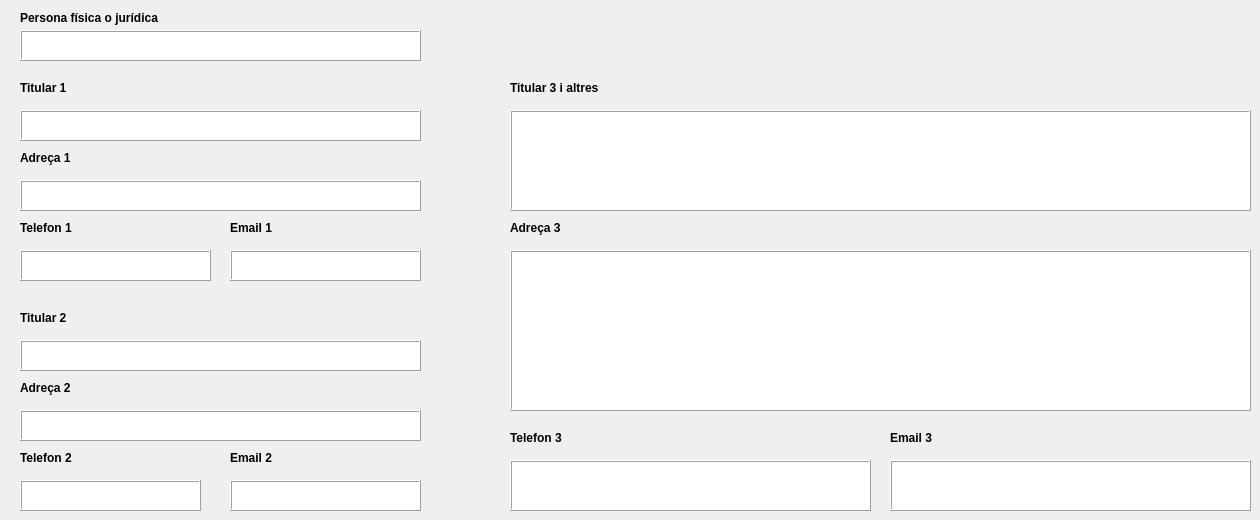
           <widget class="QWidget" name="tab">
            <attribute name="title">
             <string>DADES TITULARS</string>
            </attribute>
            <widget class="QLabel" name="label_26">
             <property name="geometry">
              <rect>
               <x>20</x>
               <y>10</y>
               <width>151</width>
               <height>16</height>
              </rect>
             </property>
             <property name="font">
              <font>
               <weight>75</weight>
               <bold>true</bold>
              </font>
             </property>
             <property name="text">
              <string>Persona física o jurídica</string>
             </property>
            </widget>
            <widget class="QTextEdit" name="pers_fis_jurid">
             <property name="geometry">
              <rect>
               <x>20</x>
               <y>30</y>
               <width>401</width>
               <height>31</height>
              </rect>
             </property>
             <property name="frameShape">
              <enum>QFrame::Box</enum>
             </property>
             <property name="frameShadow">
              <enum>QFrame::Raised</enum>
             </property>
            </widget>
            <widget class="QTextEdit" name="adresa_2">
             <property name="geometry">
              <rect>
               <x>20</x>
               <y>410</y>
               <width>401</width>
               <height>31</height>
              </rect>
             </property>
             <property name="frameShape">
              <enum>QFrame::Box</enum>
             </property>
             <property name="frameShadow">
              <enum>QFrame::Raised</enum>
             </property>
            </widget>
            <widget class="QTextEdit" name="tel_2">
             <property name="geometry">
              <rect>
               <x>20</x>
               <y>480</y>
               <width>181</width>
               <height>31</height>
              </rect>
             </property>
             <property name="frameShape">
              <enum>QFrame::Box</enum>
             </property>
             <property name="frameShadow">
              <enum>QFrame::Raised</enum>
             </property>
            </widget>
            <widget class="QLabel" name="label_4">
             <property name="geometry">
              <rect>
               <x>20</x>
               <y>310</y>
               <width>111</width>
               <height>16</height>
              </rect>
             </property>
             <property name="font">
              <font>
               <weight>75</weight>
               <bold>true</bold>
              </font>
             </property>
             <property name="text">
              <string>Titular 2</string>
             </property>
            </widget>
            <widget class="QLabel" name="label_21">
             <property name="geometry">
              <rect>
               <x>20</x>
               <y>450</y>
               <width>111</width>
               <height>16</height>
              </rect>
             </property>
             <property name="font">
              <font>
               <weight>75</weight>
               <bold>true</bold>
              </font>
             </property>
             <property name="text">
              <string>Telefon 2</string>
             </property>
            </widget>
            <widget class="QTextEdit" name="email_1">
             <property name="geometry">
              <rect>
               <x>230</x>
               <y>250</y>
               <width>191</width>
               <height>31</height>
              </rect>
             </property>
             <property name="frameShape">
              <enum>QFrame::Box</enum>
             </property>
             <property name="frameShadow">
              <enum>QFrame::Raised</enum>
             </property>
            </widget>
            <widget class="QLabel" name="label_2">
             <property name="geometry">
              <rect>
               <x>20</x>
               <y>80</y>
               <width>111</width>
               <height>16</height>
              </rect>
             </property>
             <property name="font">
              <font>
               <weight>75</weight>
               <bold>true</bold>
              </font>
             </property>
             <property name="autoFillBackground">
              <bool>false</bool>
             </property>
             <property name="text">
              <string>Titular 1</string>
             </property>
            </widget>
            <widget class="QTextEdit" name="adresa_1">
             <property name="geometry">
              <rect>
               <x>20</x>
               <y>180</y>
               <width>401</width>
               <height>31</height>
              </rect>
             </property>
             <property name="frameShape">
              <enum>QFrame::Box</enum>
             </property>
             <property name="frameShadow">
              <enum>QFrame::Raised</enum>
             </property>
            </widget>
            <widget class="QTextEdit" name="email_3">
             <property name="geometry">
              <rect>
               <x>890</x>
               <y>460</y>
               <width>361</width>
               <height>51</height>
              </rect>
             </property>
             <property name="frameShape">
              <enum>QFrame::Box</enum>
             </property>
             <property name="frameShadow">
              <enum>QFrame::Raised</enum>
             </property>
            </widget>
            <widget class="QTextEdit" name="adresa_3">
             <property name="geometry">
              <rect>
               <x>510</x>
               <y>250</y>
               <width>741</width>
               <height>161</height>
              </rect>
             </property>
             <property name="frameShape">
              <enum>QFrame::Box</enum>
             </property>
             <property name="frameShadow">
              <enum>QFrame::Raised</enum>
             </property>
            </widget>
            <widget class="QTextEdit" name="tel_1">
             <property name="geometry">
              <rect>
               <x>20</x>
               <y>250</y>
               <width>191</width>
               <height>31</height>
              </rect>
             </property>
             <property name="frameShape">
              <enum>QFrame::Box</enum>
             </property>
             <property name="frameShadow">
              <enum>QFrame::Raised</enum>
             </property>
            </widget>
            <widget class="QTextEdit" name="titular_3">
             <property name="geometry">
              <rect>
               <x>510</x>
               <y>110</y>
               <width>741</width>
               <height>101</height>
              </rect>
             </property>
             <property name="frameShape">
              <enum>QFrame::Box</enum>
             </property>
             <property name="frameShadow">
              <enum>QFrame::Raised</enum>
             </property>
            </widget>
            <widget class="QLabel" name="label_8">
             <property name="geometry">
              <rect>
               <x>20</x>
               <y>380</y>
               <width>111</width>
               <height>16</height>
              </rect>
             </property>
             <property name="font">
              <font>
               <weight>75</weight>
               <bold>true</bold>
              </font>
             </property>
             <property name="text">
              <string>Adreça 2</string>
             </property>
            </widget>
            <widget class="QTextEdit" name="email_2">
             <property name="geometry">
              <rect>
               <x>230</x>
               <y>480</y>
               <width>191</width>
               <height>31</height>
              </rect>
             </property>
             <property name="frameShape">
              <enum>QFrame::Box</enum>
             </property>
             <property name="frameShadow">
              <enum>QFrame::Raised</enum>
             </property>
            </widget>
            <widget class="QLabel" name="label_66">
             <property name="geometry">
              <rect>
               <x>890</x>
               <y>430</y>
               <width>111</width>
               <height>16</height>
              </rect>
             </property>
             <property name="font">
              <font>
               <weight>75</weight>
               <bold>true</bold>
              </font>
             </property>
             <property name="text">
              <string>Email 3</string>
             </property>
            </widget>
            <widget class="QTextEdit" name="titular_1">
             <property name="geometry">
              <rect>
               <x>20</x>
               <y>110</y>
               <width>401</width>
               <height>31</height>
              </rect>
             </property>
             <property name="frameShape">
              <enum>QFrame::Box</enum>
             </property>
             <property name="frameShadow">
              <enum>QFrame::Raised</enum>
             </property>
            </widget>
            <widget class="QLabel" name="label_7">
             <property name="geometry">
              <rect>
               <x>510</x>
               <y>220</y>
               <width>111</width>
               <height>16</height>
              </rect>
             </property>
             <property name="font">
              <font>
               <weight>75</weight>
               <bold>true</bold>
              </font>
             </property>
             <property name="text">
              <string>Adreça 3</string>
             </property>
            </widget>
            <widget class="QLabel" name="label_20">
             <property name="geometry">
              <rect>
               <x>20</x>
               <y>220</y>
               <width>111</width>
               <height>16</height>
              </rect>
             </property>
             <property name="font">
              <font>
               <weight>75</weight>
               <bold>true</bold>
              </font>
             </property>
             <property name="text">
              <string>Telefon 1</string>
             </property>
            </widget>
            <widget class="QLabel" name="label_5">
             <property name="geometry">
              <rect>
               <x>510</x>
               <y>80</y>
               <width>111</width>
               <height>16</height>
              </rect>
             </property>
             <property name="font">
              <font>
               <weight>75</weight>
               <bold>true</bold>
              </font>
             </property>
             <property name="text">
              <string>Titular 3 i altres</string>
             </property>
            </widget>
            <widget class="QLabel" name="label_67">
             <property name="geometry">
              <rect>
               <x>230</x>
               <y>450</y>
               <width>111</width>
               <height>16</height>
              </rect>
             </property>
             <property name="font">
              <font>
               <weight>75</weight>
               <bold>true</bold>
              </font>
             </property>
             <property name="text">
              <string>Email 2</string>
             </property>
            </widget>
            <widget class="QTextEdit" name="tel_3">
             <property name="geometry">
              <rect>
               <x>510</x>
               <y>460</y>
               <width>361</width>
               <height>51</height>
              </rect>
             </property>
             <property name="frameShape">
              <enum>QFrame::Box</enum>
             </property>
             <property name="frameShadow">
              <enum>QFrame::Raised</enum>
             </property>
            </widget>
            <widget class="QLabel" name="label_23">
             <property name="geometry">
              <rect>
               <x>230</x>
               <y>220</y>
               <width>111</width>
               <height>16</height>
              </rect>
             </property>
             <property name="font">
              <font>
               <weight>75</weight>
               <bold>true</bold>
              </font>
             </property>
             <property name="text">
              <string>Email 1</string>
             </property>
            </widget>
            <widget class="QTextEdit" name="titular_2">
             <property name="geometry">
              <rect>
               <x>20</x>
               <y>340</y>
               <width>401</width>
               <height>31</height>
              </rect>
             </property>
             <property name="frameShape">
              <enum>QFrame::Box</enum>
             </property>
             <property name="frameShadow">
              <enum>QFrame::Raised</enum>
             </property>
            </widget>
            <widget class="QLabel" name="label_6">
             <property name="geometry">
              <rect>
               <x>20</x>
               <y>150</y>
               <width>111</width>
               <height>16</height>
              </rect>
             </property>
             <property name="font">
              <font>
               <weight>75</weight>
               <bold>true</bold>
              </font>
             </property>
             <property name="text">
              <string>Adreça 1</string>
             </property>
            </widget>
            <widget class="QLabel" name="label_22">
             <property name="geometry">
              <rect>
               <x>510</x>
               <y>430</y>
               <width>111</width>
               <height>16</height>
              </rect>
             </property>
             <property name="font">
              <font>
               <weight>75</weight>
               <bold>true</bold>
              </font>
             </property>
             <property name="text">
              <string>Telefon 3</string>
             </property>
            </widget>
           </widget>
